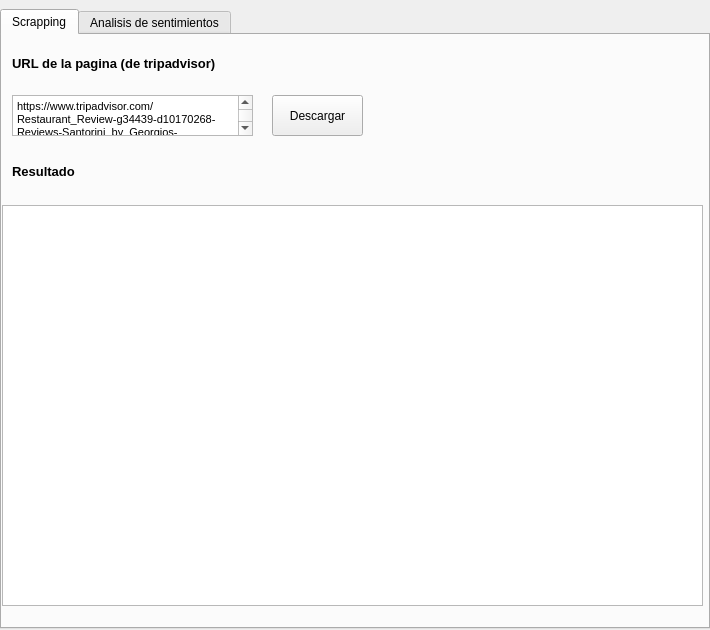
<?xml version="1.0" encoding="UTF-8"?>
<ui version="4.0">
 <class>InterfazScrapping</class>
 <widget class="QMainWindow" name="InterfazScrapping">
  <property name="enabled">
   <bool>true</bool>
  </property>
  <property name="geometry">
   <rect>
    <x>0</x>
    <y>0</y>
    <width>710</width>
    <height>630</height>
   </rect>
  </property>
  <property name="sizePolicy">
   <sizepolicy hsizetype="Fixed" vsizetype="Fixed">
    <horstretch>0</horstretch>
    <verstretch>0</verstretch>
   </sizepolicy>
  </property>
  <property name="minimumSize">
   <size>
    <width>710</width>
    <height>630</height>
   </size>
  </property>
  <property name="maximumSize">
   <size>
    <width>710</width>
    <height>630</height>
   </size>
  </property>
  <property name="windowTitle">
   <string>Web Scrapping &amp; PLN</string>
  </property>
  <property name="autoFillBackground">
   <bool>false</bool>
  </property>
  <widget class="QWidget" name="centralwidget">
   <layout class="QHBoxLayout" name="horizontalLayout">
    <property name="spacing">
     <number>6</number>
    </property>
    <property name="leftMargin">
     <number>0</number>
    </property>
    <property name="topMargin">
     <number>9</number>
    </property>
    <property name="rightMargin">
     <number>0</number>
    </property>
    <property name="bottomMargin">
     <number>0</number>
    </property>
    <item>
     <widget class="QTabWidget" name="fixWin10">
      <property name="enabled">
       <bool>true</bool>
      </property>
      <property name="currentIndex">
       <number>0</number>
      </property>
      <widget class="QWidget" name="tabScrapping">
       <attribute name="title">
        <string>Scrapping</string>
       </attribute>
       <widget class="QPushButton" name="pBDescargar">
        <property name="geometry">
         <rect>
          <x>270</x>
          <y>60</y>
          <width>91</width>
          <height>41</height>
         </rect>
        </property>
        <property name="text">
         <string>Descargar</string>
        </property>
       </widget>
       <widget class="QTextEdit" name="tEURLPagina">
        <property name="geometry">
         <rect>
          <x>10</x>
          <y>60</y>
          <width>241</width>
          <height>41</height>
         </rect>
        </property>
        <property name="font">
         <font>
          <weight>50</weight>
          <bold>false</bold>
         </font>
        </property>
        <property name="html">
         <string>&lt;!DOCTYPE HTML PUBLIC &quot;-//W3C//DTD HTML 4.0//EN&quot; &quot;http://www.w3.org/TR/REC-html40/strict.dtd&quot;&gt;
&lt;html&gt;&lt;head&gt;&lt;meta name=&quot;qrichtext&quot; content=&quot;1&quot; /&gt;&lt;style type=&quot;text/css&quot;&gt;
p, li { white-space: pre-wrap; }
&lt;/style&gt;&lt;/head&gt;&lt;body style=&quot; font-family:'MS Shell Dlg 2'; font-size:8.25pt; font-weight:400; font-style:normal;&quot;&gt;
&lt;p style=&quot; margin-top:0px; margin-bottom:0px; margin-left:0px; margin-right:0px; -qt-block-indent:0; text-indent:0px;&quot;&gt;https://www.tripadvisor.com/Restaurant_Review-g34439-d10170268-Reviews-Santorini_by_Georgios-Miami_Beach_Florida.html&lt;/p&gt;&lt;/body&gt;&lt;/html&gt;</string>
        </property>
       </widget>
       <widget class="QLabel" name="lURL">
        <property name="geometry">
         <rect>
          <x>10</x>
          <y>20</y>
          <width>321</width>
          <height>17</height>
         </rect>
        </property>
        <property name="font">
         <font>
          <family>Segoe UI</family>
          <pointsize>10</pointsize>
          <weight>75</weight>
          <bold>true</bold>
         </font>
        </property>
        <property name="autoFillBackground">
         <bool>false</bool>
        </property>
        <property name="text">
         <string>URL de la pagina (de tripadvisor)</string>
        </property>
        <property name="alignment">
         <set>Qt::AlignLeading|Qt::AlignLeft|Qt::AlignVCenter</set>
        </property>
       </widget>
       <widget class="QPlainTextEdit" name="pTEStatus">
        <property name="geometry">
         <rect>
          <x>0</x>
          <y>170</y>
          <width>701</width>
          <height>401</height>
         </rect>
        </property>
        <property name="readOnly">
         <bool>true</bool>
        </property>
       </widget>
       <widget class="QLabel" name="lResultado">
        <property name="geometry">
         <rect>
          <x>10</x>
          <y>126</y>
          <width>321</width>
          <height>21</height>
         </rect>
        </property>
        <property name="font">
         <font>
          <family>Segoe UI</family>
          <pointsize>10</pointsize>
          <weight>75</weight>
          <bold>true</bold>
         </font>
        </property>
        <property name="autoFillBackground">
         <bool>false</bool>
        </property>
        <property name="text">
         <string>&lt;html&gt;&lt;head/&gt;&lt;body&gt;&lt;p&gt;Resultado&lt;/p&gt;&lt;/body&gt;&lt;/html&gt;</string>
        </property>
        <property name="alignment">
         <set>Qt::AlignLeading|Qt::AlignLeft|Qt::AlignVCenter</set>
        </property>
       </widget>
      </widget>
      <widget class="QWidget" name="tabSentimientos">
       <property name="enabled">
        <bool>true</bool>
       </property>
       <attribute name="title">
        <string>Analisis de sentimientos</string>
       </attribute>
       <widget class="QLabel" name="lSeleccionar">
        <property name="geometry">
         <rect>
          <x>10</x>
          <y>10</y>
          <width>321</width>
          <height>17</height>
         </rect>
        </property>
        <property name="font">
         <font>
          <family>Segoe UI</family>
          <pointsize>10</pointsize>
          <weight>75</weight>
          <bold>true</bold>
         </font>
        </property>
        <property name="autoFillBackground">
         <bool>false</bool>
        </property>
        <property name="text">
         <string>Seleccionar CSV</string>
        </property>
        <property name="alignment">
         <set>Qt::AlignLeading|Qt::AlignLeft|Qt::AlignVCenter</set>
        </property>
       </widget>
       <widget class="QLineEdit" name="lEArchivo">
        <property name="enabled">
         <bool>false</bool>
        </property>
        <property name="geometry">
         <rect>
          <x>10</x>
          <y>50</y>
          <width>161</width>
          <height>21</height>
         </rect>
        </property>
        <property name="focusPolicy">
         <enum>Qt::NoFocus</enum>
        </property>
        <property name="text">
         <string/>
        </property>
        <property name="readOnly">
         <bool>true</bool>
        </property>
       </widget>
       <widget class="QPushButton" name="pBArchivoBuscar">
        <property name="geometry">
         <rect>
          <x>180</x>
          <y>50</y>
          <width>75</width>
          <height>23</height>
         </rect>
        </property>
        <property name="text">
         <string>Buscar..</string>
        </property>
       </widget>
       <widget class="QPushButton" name="pBAnalizar">
        <property name="geometry">
         <rect>
          <x>10</x>
          <y>90</y>
          <width>91</width>
          <height>23</height>
         </rect>
        </property>
        <property name="text">
         <string>Analizar</string>
        </property>
       </widget>
       <widget class="QTableView" name="tVResultado">
        <property name="geometry">
         <rect>
          <x>0</x>
          <y>170</y>
          <width>701</width>
          <height>401</height>
         </rect>
        </property>
        <property name="showGrid">
         <bool>true</bool>
        </property>
        <property name="gridStyle">
         <enum>Qt::DashLine</enum>
        </property>
       </widget>
       <widget class="QLabel" name="lResultado_2">
        <property name="geometry">
         <rect>
          <x>10</x>
          <y>130</y>
          <width>321</width>
          <height>17</height>
         </rect>
        </property>
        <property name="font">
         <font>
          <family>Segoe UI</family>
          <pointsize>10</pointsize>
          <weight>75</weight>
          <bold>true</bold>
         </font>
        </property>
        <property name="autoFillBackground">
         <bool>false</bool>
        </property>
        <property name="text">
         <string>Resultado</string>
        </property>
        <property name="alignment">
         <set>Qt::AlignLeading|Qt::AlignLeft|Qt::AlignVCenter</set>
        </property>
       </widget>
      </widget>
     </widget>
    </item>
   </layout>
  </widget>
  <widget class="QMenuBar" name="menubar">
   <property name="enabled">
    <bool>true</bool>
   </property>
   <property name="geometry">
    <rect>
     <x>0</x>
     <y>0</y>
     <width>710</width>
     <height>18</height>
    </rect>
   </property>
   <property name="nativeMenuBar">
    <bool>false</bool>
   </property>
  </widget>
  <widget class="QStatusBar" name="statusbar">
   <property name="maximumSize">
    <size>
     <width>10</width>
     <height>1</height>
    </size>
   </property>
   <property name="sizeGripEnabled">
    <bool>false</bool>
   </property>
  </widget>
 </widget>
 <resources/>
 <connections/>
</ui>
